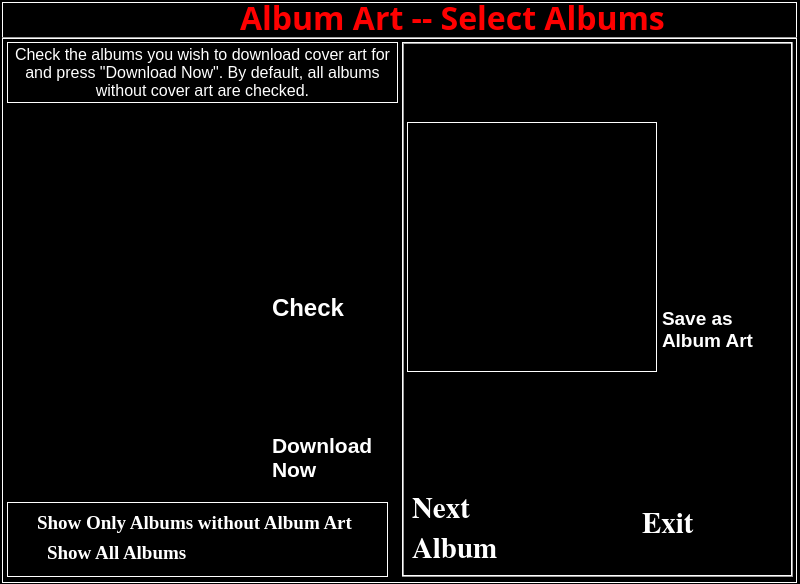
<?xml version="1.0" encoding="UTF-8"?>
<ui version="4.0">
 <class>frmAlbumArtMulti</class>
 <widget class="QDialog" name="frmAlbumArtMulti">
  <property name="geometry">
   <rect>
    <x>0</x>
    <y>0</y>
    <width>800</width>
    <height>584</height>
   </rect>
  </property>
  <property name="palette">
   <palette>
    <active>
     <colorrole role="WindowText">
      <brush brushstyle="SolidPattern">
       <color alpha="255">
        <red>255</red>
        <green>255</green>
        <blue>255</blue>
       </color>
      </brush>
     </colorrole>
     <colorrole role="Text">
      <brush brushstyle="SolidPattern">
       <color alpha="255">
        <red>255</red>
        <green>255</green>
        <blue>255</blue>
       </color>
      </brush>
     </colorrole>
     <colorrole role="ButtonText">
      <brush brushstyle="SolidPattern">
       <color alpha="255">
        <red>255</red>
        <green>255</green>
        <blue>255</blue>
       </color>
      </brush>
     </colorrole>
     <colorrole role="Base">
      <brush brushstyle="SolidPattern">
       <color alpha="255">
        <red>0</red>
        <green>0</green>
        <blue>0</blue>
       </color>
      </brush>
     </colorrole>
     <colorrole role="Window">
      <brush brushstyle="SolidPattern">
       <color alpha="255">
        <red>0</red>
        <green>0</green>
        <blue>0</blue>
       </color>
      </brush>
     </colorrole>
    </active>
    <inactive>
     <colorrole role="WindowText">
      <brush brushstyle="SolidPattern">
       <color alpha="255">
        <red>255</red>
        <green>255</green>
        <blue>255</blue>
       </color>
      </brush>
     </colorrole>
     <colorrole role="Text">
      <brush brushstyle="SolidPattern">
       <color alpha="255">
        <red>255</red>
        <green>255</green>
        <blue>255</blue>
       </color>
      </brush>
     </colorrole>
     <colorrole role="ButtonText">
      <brush brushstyle="SolidPattern">
       <color alpha="255">
        <red>255</red>
        <green>255</green>
        <blue>255</blue>
       </color>
      </brush>
     </colorrole>
     <colorrole role="Base">
      <brush brushstyle="SolidPattern">
       <color alpha="255">
        <red>0</red>
        <green>0</green>
        <blue>0</blue>
       </color>
      </brush>
     </colorrole>
     <colorrole role="Window">
      <brush brushstyle="SolidPattern">
       <color alpha="255">
        <red>0</red>
        <green>0</green>
        <blue>0</blue>
       </color>
      </brush>
     </colorrole>
    </inactive>
    <disabled>
     <colorrole role="WindowText">
      <brush brushstyle="SolidPattern">
       <color alpha="255">
        <red>133</red>
        <green>131</green>
        <blue>127</blue>
       </color>
      </brush>
     </colorrole>
     <colorrole role="Text">
      <brush brushstyle="SolidPattern">
       <color alpha="255">
        <red>133</red>
        <green>131</green>
        <blue>127</blue>
       </color>
      </brush>
     </colorrole>
     <colorrole role="ButtonText">
      <brush brushstyle="SolidPattern">
       <color alpha="255">
        <red>133</red>
        <green>131</green>
        <blue>127</blue>
       </color>
      </brush>
     </colorrole>
     <colorrole role="Base">
      <brush brushstyle="SolidPattern">
       <color alpha="255">
        <red>0</red>
        <green>0</green>
        <blue>0</blue>
       </color>
      </brush>
     </colorrole>
     <colorrole role="Window">
      <brush brushstyle="SolidPattern">
       <color alpha="255">
        <red>0</red>
        <green>0</green>
        <blue>0</blue>
       </color>
      </brush>
     </colorrole>
    </disabled>
   </palette>
  </property>
  <property name="font">
   <font>
    <family>Times New Roman</family>
    <pointsize>14</pointsize>
    <weight>75</weight>
    <bold>true</bold>
   </font>
  </property>
  <property name="windowTitle">
   <string>Dialog</string>
  </property>
  <widget class="QFrame" name="frame">
   <property name="geometry">
    <rect>
     <x>2</x>
     <y>2</y>
     <width>795</width>
     <height>581</height>
    </rect>
   </property>
   <property name="frameShape">
    <enum>QFrame::Box</enum>
   </property>
   <property name="frameShadow">
    <enum>QFrame::Plain</enum>
   </property>
   <widget class="QListWidget" name="listAlbums">
    <property name="geometry">
     <rect>
      <x>5</x>
      <y>110</y>
      <width>261</width>
      <height>381</height>
     </rect>
    </property>
    <property name="horizontalScrollBarPolicy">
     <enum>Qt::ScrollBarAlwaysOff</enum>
    </property>
    <property name="wordWrap">
     <bool>true</bool>
    </property>
   </widget>
   <widget class="Line" name="line">
    <property name="geometry">
     <rect>
      <x>0</x>
      <y>35</y>
      <width>900</width>
      <height>3</height>
     </rect>
    </property>
    <property name="orientation">
     <enum>Qt::Horizontal</enum>
    </property>
   </widget>
   <widget class="QLabel" name="lblInstructions">
    <property name="geometry">
     <rect>
      <x>5</x>
      <y>40</y>
      <width>391</width>
      <height>61</height>
     </rect>
    </property>
    <property name="font">
     <font>
      <family>MS Shell Dlg 2</family>
      <pointsize>12</pointsize>
      <weight>50</weight>
      <bold>false</bold>
     </font>
    </property>
    <property name="frameShape">
     <enum>QFrame::Box</enum>
    </property>
    <property name="text">
     <string>Check the albums you wish to download cover art for and press &quot;Download Now&quot;. By default, all albums without cover art are checked.</string>
    </property>
    <property name="alignment">
     <set>Qt::AlignCenter</set>
    </property>
    <property name="wordWrap">
     <bool>true</bool>
    </property>
   </widget>
   <widget class="SKG_Button" name="btnDownload">
    <property name="geometry">
     <rect>
      <x>270</x>
      <y>420</y>
      <width>121</width>
      <height>71</height>
     </rect>
    </property>
    <property name="font">
     <font>
      <family>MS Shell Dlg 2</family>
      <pointsize>16</pointsize>
      <weight>75</weight>
      <italic>false</italic>
      <bold>true</bold>
     </font>
    </property>
    <property name="autoFillBackground">
     <bool>true</bool>
    </property>
    <property name="text">
     <string>Download Now</string>
    </property>
    <property name="wordWrap">
     <bool>true</bool>
    </property>
   </widget>
   <widget class="QFrame" name="frame_2">
    <property name="geometry">
     <rect>
      <x>400</x>
      <y>40</y>
      <width>391</width>
      <height>535</height>
     </rect>
    </property>
    <property name="frameShape">
     <enum>QFrame::Box</enum>
    </property>
    <property name="frameShadow">
     <enum>QFrame::Raised</enum>
    </property>
    <widget class="QLabel" name="lblStatus">
     <property name="geometry">
      <rect>
       <x>5</x>
       <y>5</y>
       <width>380</width>
       <height>71</height>
      </rect>
     </property>
     <property name="font">
      <font>
       <pointsize>12</pointsize>
      </font>
     </property>
     <property name="text">
      <string/>
     </property>
     <property name="alignment">
      <set>Qt::AlignLeading|Qt::AlignLeft|Qt::AlignTop</set>
     </property>
     <property name="wordWrap">
      <bool>true</bool>
     </property>
    </widget>
    <widget class="SKG_Button" name="btnSave">
     <property name="geometry">
      <rect>
       <x>260</x>
       <y>250</y>
       <width>111</width>
       <height>75</height>
      </rect>
     </property>
     <property name="font">
      <font>
       <family>MS Shell Dlg 2</family>
       <pointsize>14</pointsize>
       <weight>75</weight>
       <italic>false</italic>
       <bold>true</bold>
      </font>
     </property>
     <property name="autoFillBackground">
      <bool>true</bool>
     </property>
     <property name="text">
      <string>Save as Album Art</string>
     </property>
     <property name="wordWrap">
      <bool>true</bool>
     </property>
    </widget>
    <widget class="SKG_Button" name="btnExit">
     <property name="geometry">
      <rect>
       <x>240</x>
       <y>440</y>
       <width>131</width>
       <height>81</height>
      </rect>
     </property>
     <property name="font">
      <font>
       <family>Nimbus Roman No9 L</family>
       <pointsize>22</pointsize>
       <weight>75</weight>
       <italic>false</italic>
       <bold>true</bold>
      </font>
     </property>
     <property name="autoFillBackground">
      <bool>true</bool>
     </property>
     <property name="text">
      <string>Exit</string>
     </property>
     <property name="wordWrap">
      <bool>true</bool>
     </property>
    </widget>
    <widget class="QLabel" name="lblInfo">
     <property name="geometry">
      <rect>
       <x>0</x>
       <y>330</y>
       <width>251</width>
       <height>71</height>
      </rect>
     </property>
     <property name="text">
      <string/>
     </property>
     <property name="alignment">
      <set>Qt::AlignHCenter|Qt::AlignTop</set>
     </property>
    </widget>
    <widget class="QLabel" name="lblArt">
     <property name="geometry">
      <rect>
       <x>5</x>
       <y>80</y>
       <width>250</width>
       <height>250</height>
      </rect>
     </property>
     <property name="frameShape">
      <enum>QFrame::Box</enum>
     </property>
     <property name="text">
      <string/>
     </property>
     <property name="scaledContents">
      <bool>true</bool>
     </property>
     <property name="alignment">
      <set>Qt::AlignCenter</set>
     </property>
    </widget>
    <widget class="SKG_Button" name="btnNext">
     <property name="geometry">
      <rect>
       <x>260</x>
       <y>150</y>
       <width>111</width>
       <height>60</height>
      </rect>
     </property>
     <property name="autoFillBackground">
      <bool>true</bool>
     </property>
     <property name="text">
      <string/>
     </property>
     <property name="pixmap">
      <pixmap>resources/arrow-bold-right.jpg</pixmap>
     </property>
    </widget>
    <widget class="SKG_Button" name="btnPrev">
     <property name="geometry">
      <rect>
       <x>260</x>
       <y>80</y>
       <width>111</width>
       <height>60</height>
      </rect>
     </property>
     <property name="autoFillBackground">
      <bool>true</bool>
     </property>
     <property name="text">
      <string/>
     </property>
     <property name="pixmap">
      <pixmap>resources/arrow-bold-left.jpg</pixmap>
     </property>
    </widget>
    <widget class="SKG_Button" name="btnNextAlbum">
     <property name="geometry">
      <rect>
       <x>10</x>
       <y>445</y>
       <width>131</width>
       <height>81</height>
      </rect>
     </property>
     <property name="font">
      <font>
       <family>Nimbus Roman No9 L</family>
       <pointsize>22</pointsize>
       <weight>75</weight>
       <italic>false</italic>
       <bold>true</bold>
      </font>
     </property>
     <property name="autoFillBackground">
      <bool>true</bool>
     </property>
     <property name="text">
      <string>Next Album</string>
     </property>
     <property name="wordWrap">
      <bool>true</bool>
     </property>
    </widget>
   </widget>
   <widget class="QFrame" name="frame_3">
    <property name="geometry">
     <rect>
      <x>5</x>
      <y>500</y>
      <width>381</width>
      <height>75</height>
     </rect>
    </property>
    <property name="frameShape">
     <enum>QFrame::Box</enum>
    </property>
    <property name="frameShadow">
     <enum>QFrame::Plain</enum>
    </property>
    <widget class="QRadioButton" name="rbNoArt">
     <property name="geometry">
      <rect>
       <x>10</x>
       <y>10</y>
       <width>361</width>
       <height>22</height>
      </rect>
     </property>
     <property name="styleSheet">
      <string notr="true">background:black;
color:white</string>
     </property>
     <property name="text">
      <string>Show Only Albums without Album Art</string>
     </property>
    </widget>
    <widget class="QRadioButton" name="rbShowAll">
     <property name="geometry">
      <rect>
       <x>20</x>
       <y>40</y>
       <width>351</width>
       <height>22</height>
      </rect>
     </property>
     <property name="styleSheet">
      <string notr="true">background:black;
color:white</string>
     </property>
     <property name="text">
      <string>Show All Albums</string>
     </property>
    </widget>
   </widget>
   <widget class="SKG_Button" name="btnUp">
    <property name="geometry">
     <rect>
      <x>270</x>
      <y>110</y>
      <width>121</width>
      <height>71</height>
     </rect>
    </property>
    <property name="autoFillBackground">
     <bool>true</bool>
    </property>
    <property name="pixmap">
     <pixmap>resources/arrow-bold-up.jpg</pixmap>
    </property>
   </widget>
   <widget class="SKG_Button" name="btnDown">
    <property name="geometry">
     <rect>
      <x>270</x>
      <y>190</y>
      <width>121</width>
      <height>71</height>
     </rect>
    </property>
    <property name="autoFillBackground">
     <bool>true</bool>
    </property>
    <property name="pixmap">
     <pixmap>resources/arrow-bold-down.jpg</pixmap>
    </property>
   </widget>
   <widget class="QLabel" name="label">
    <property name="geometry">
     <rect>
      <x>0</x>
      <y>0</y>
      <width>901</width>
      <height>31</height>
     </rect>
    </property>
    <property name="palette">
     <palette>
      <active>
       <colorrole role="WindowText">
        <brush brushstyle="SolidPattern">
         <color alpha="255">
          <red>255</red>
          <green>0</green>
          <blue>0</blue>
         </color>
        </brush>
       </colorrole>
       <colorrole role="Text">
        <brush brushstyle="SolidPattern">
         <color alpha="255">
          <red>255</red>
          <green>255</green>
          <blue>255</blue>
         </color>
        </brush>
       </colorrole>
      </active>
      <inactive>
       <colorrole role="WindowText">
        <brush brushstyle="SolidPattern">
         <color alpha="255">
          <red>255</red>
          <green>0</green>
          <blue>0</blue>
         </color>
        </brush>
       </colorrole>
       <colorrole role="Text">
        <brush brushstyle="SolidPattern">
         <color alpha="255">
          <red>255</red>
          <green>255</green>
          <blue>255</blue>
         </color>
        </brush>
       </colorrole>
      </inactive>
      <disabled>
       <colorrole role="WindowText">
        <brush brushstyle="SolidPattern">
         <color alpha="255">
          <red>133</red>
          <green>131</green>
          <blue>127</blue>
         </color>
        </brush>
       </colorrole>
       <colorrole role="Text">
        <brush brushstyle="SolidPattern">
         <color alpha="255">
          <red>133</red>
          <green>131</green>
          <blue>127</blue>
         </color>
        </brush>
       </colorrole>
      </disabled>
     </palette>
    </property>
    <property name="font">
     <font>
      <family>Digital-7</family>
      <pointsize>24</pointsize>
     </font>
    </property>
    <property name="text">
     <string>Album Art -- Select Albums</string>
    </property>
    <property name="alignment">
     <set>Qt::AlignCenter</set>
    </property>
   </widget>
   <widget class="SKG_Button" name="btnToggle">
    <property name="geometry">
     <rect>
      <x>270</x>
      <y>270</y>
      <width>121</width>
      <height>71</height>
     </rect>
    </property>
    <property name="font">
     <font>
      <family>MS Shell Dlg 2</family>
      <pointsize>18</pointsize>
      <weight>75</weight>
      <italic>false</italic>
      <bold>true</bold>
     </font>
    </property>
    <property name="autoFillBackground">
     <bool>true</bool>
    </property>
    <property name="text">
     <string>Check</string>
    </property>
   </widget>
  </widget>
 </widget>
 <customwidgets>
  <customwidget>
   <class>SKG_Button</class>
   <extends>QLabel</extends>
   <header>skg_button.h</header>
  </customwidget>
 </customwidgets>
 <resources/>
 <connections/>
</ui>
